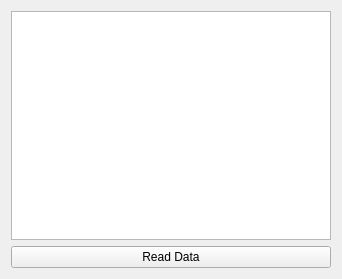
<?xml version="1.0" encoding="UTF-8"?>
<ui version="4.0">
 <class>Widget</class>
 <widget class="QWidget" name="Widget">
  <property name="geometry">
   <rect>
    <x>0</x>
    <y>0</y>
    <width>342</width>
    <height>279</height>
   </rect>
  </property>
  <property name="windowTitle">
   <string>Widget</string>
  </property>
  <layout class="QVBoxLayout" name="verticalLayout">
   <item>
    <widget class="QTableView" name="tableView"/>
   </item>
   <item>
    <widget class="QPushButton" name="readDataButton">
     <property name="text">
      <string>Read Data</string>
     </property>
    </widget>
   </item>
  </layout>
 </widget>
 <resources/>
 <connections/>
</ui>
